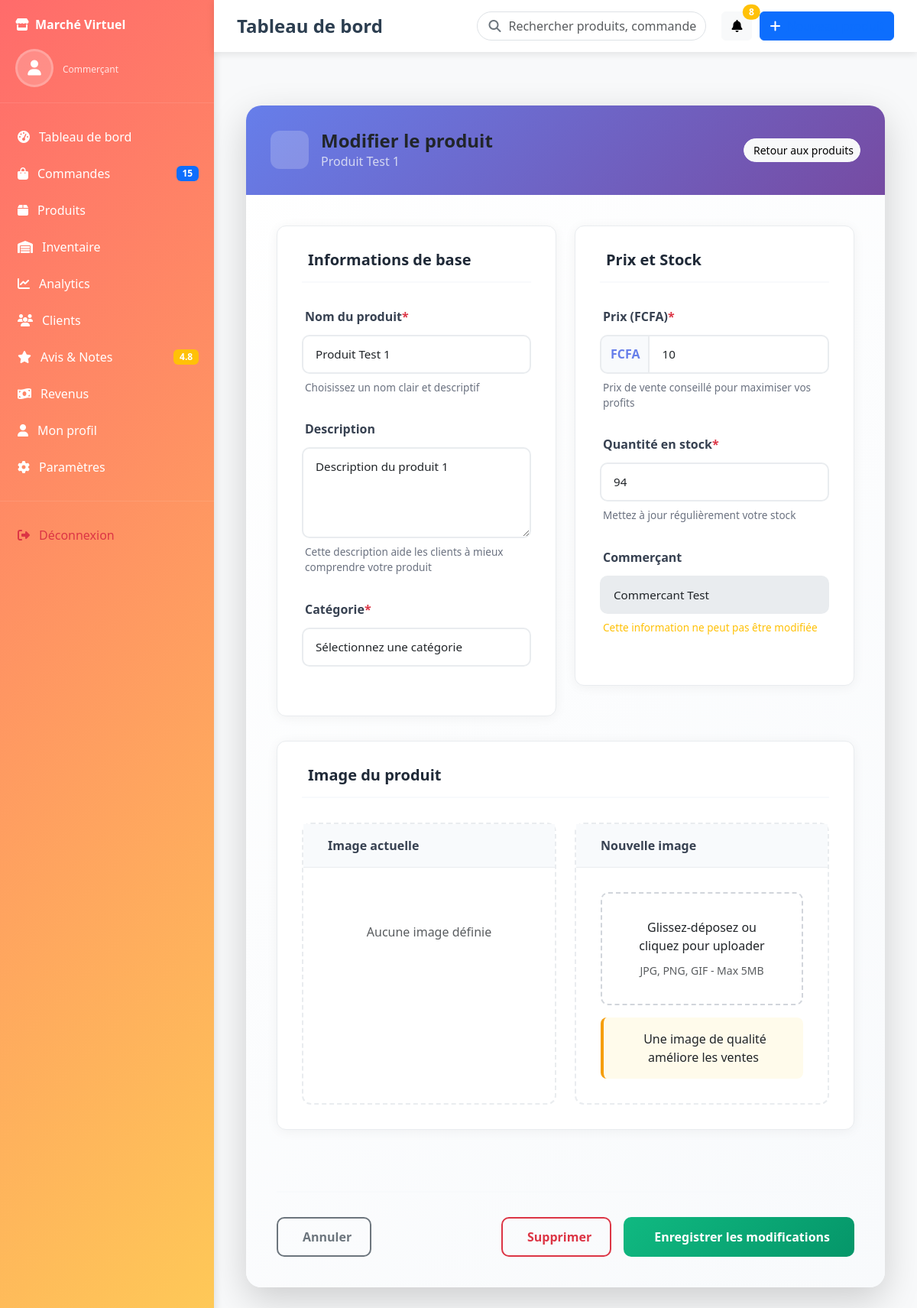
The page /produit/modifierProduit/10/ on the database its author committed.
### GestionProduits/models.py (models this page shows, shortened)
class Produit(models.Model):
    nom = models.CharField(max_length=100)
    description = models.TextField(blank=True, null=True)
    image = models.ImageField(upload_to='', blank=True, null=True)
    prix = models.DecimalField(max_digits=10, decimal_places=0)
    quantite_en_stock = models.PositiveIntegerField(default=0)
    date_ajout = models.DateTimeField(auto_now_add=True)
    Commercant_id = models.ForeignKey('Authentification.Commercant', on_delete=models.CASCADE)
    categorie_id = models.ForeignKey('GestionProduits.Categorie', on_delete=models.CASCADE)
    class Meta:
        verbose_name = 'Produit'
        verbose_name_plural = 'Produits'
        ordering = ['nom']

### Authentification/models.py (models this page shows, shortened)
class Commercant(models.Model):
    utilisateur = models.OneToOneField(Utilisateur, on_delete=models.CASCADE)
    boutique_nom = models.CharField(max_length=100, blank=True, null=True)
    adresse_boutique = models.CharField(max_length=255, blank=True, null=True)
    class Meta:
        verbose_name = 'Commercant'
        verbose_name_plural = 'Commercants'
        ordering = ['utilisateur__nom']

class Utilisateur(models.Model):
    email = models.EmailField(unique=True)
    nom = models.CharField(max_length=150)
    image = models.ImageField(upload_to='utilisateurs/', blank=True, null=True)
    motDePasse = models.CharField(max_length=128)
    is_active = models.BooleanField(default=True)
    is_staff = models.BooleanField(default=False)
    class Meta:
        verbose_name = 'Utilisateur'
        verbose_name_plural = 'Utilisateurs'
        ordering = ['nom']

### GestionProduits/views.py (the view, shortened to what this page needs)
# urls.py: path('modifierProduit/<int:produit_id>/',modifierProduit,name="modifierProduit"),
def modifierProduit(request, produit_id):
    try:
        produit = Produit.objects.get(id=produit_id)
    except Produit.DoesNotExist:
        return render(request, 'modifier_produit.html', {'error': 'Produit non trouvé.'})
    return render(request, 'produit_update.html', {'produit': produit})

### templates/produit_update.html (shortened to what this page needs)
{% extends 'base_commercant.html' %}
{% load static %}
{% block content %}
<div class="container-fluid py-4">
    <div class="row">
        <div class="col-12">
            <div class="card shadow-lg border-0 custom-card">
                <div class="card-header custom-header">
                    <div class="d-flex justify-content-between align-items-center">
                        <div class="d-flex align-items-center">
                            <div class="header-icon">
                            </div>
                            <div>
                                <h4 class="mb-0 fw-bold">Modifier le produit</h4>
                                <p class="mb-0 text-light opacity-75">{{ produit.nom }}</p>
                            </div>
                        </div>
                        <a href="{% url 'page_produits' %}" class="btn btn-light btn-sm rounded-pill">
                             Retour aux produits
                        </a>
                    </div>
                </div>
                <div class="card-body custom-body">
                    <form method="POST" enctype="multipart/form-data" action="{% url 'modifierProduit' produit.id %}" class="needs-validation" novalidate>
                        <div class="row">
                            <div class="col-md-6">
                                <div class="section-wrapper">
                                    <div class="section-header">
                                        <h5>Informations de base</h5>
                                    </div>
                                    <div class="form-group custom-form-group">
                                        <label for="nom" class="form-label">
                                            Nom du produit
                                            <span class="text-danger">*</span>
                                        </label>
                                        <div class="input-group custom-input-group">
                                            <input type="text"
                                                   class="form-control custom-input"
                                                   id="nom"
                                                   name="nom"
                                                   value="{{ produit.nom }}"
                                                   required
                                                   placeholder="Ex: iPhone 13 Pro Max">
                                        </div>
                                        <div class="form-hint">
                                            Choisissez un nom clair et descriptif
                                        </div>
                                    </div>
                                    <div class="form-group custom-form-group">
                                        <label for="description" class="form-label">
                                            Description
                                        </label>
                                        <div class="input-group custom-input-group">
                                            <textarea class="form-control custom-textarea"
                                                      id="description"
                                                      name="description"
                                                      rows="4"
                                                      placeholder="Décrivez les caractéristiques, avantages et spécifications de votre produit...">{{ produit.description }}</textarea>
                                        </div>
                                        <div class="form-hint">
                                            Cette description aide les clients à mieux comprendre votre produit
                                        </div>
                                    </div>
                                    <div class="form-group custom-form-group">
                                        <label for="categorie_id" class="form-label">
                                            Catégorie
                                            <span class="text-danger">*</span>
                                        </label>
                                        <div class="input-group custom-input-group">
                                            <select class="form-select custom-select" id="categorie_id" name="categorie_id" required>
                                                <option value="">Sélectionnez une catégorie</option>
                                            </select>
                                        </div>
                                    </div>
                                </div>
                            </div>
                            <div class="col-md-6">
                                <div class="section-wrapper">
                                    <div class="section-header">
                                        <h5>Prix et Stock</h5>
                                    </div>
                                    <div class="form-group custom-form-group">
                                        <label for="prix" class="form-label">
                                            Prix (FCFA)
                                            <span class="text-danger">*</span>
                                        </label>
                                        <div class="input-group custom-input-group">
                                            <span class="input-group-text custom-input-prepend">
                                                FCFA
                                            </span>
                                            <input type="number"
                                                   class="form-control custom-input"
                                                   id="prix"
                                                   name="prix"
                                                   value="{{ produit.prix }}"
                                                   min="0"
                                                   step="0.01"
                                                   required
                                                   placeholder="0.00">
                                        </div>
                                        <div class="form-hint">
                                            Prix de vente conseillé pour maximiser vos profits
                                        </div>
                                    </div>
                                    <div class="form-group custom-form-group">
                                        <label for="quantite_en_stock" class="form-label">
                                            Quantité en stock
                                            <span class="text-danger">*</span>
                                        </label>
                                        <div class="input-group custom-input-group">
                                            <input type="number"
                                                   class="form-control custom-input"
                                                   id="quantite_en_stock"
                                                   name="quantite_en_stock"
                                                   value="{{ produit.quantite_en_stock }}"
                                                   min="0"
                                                   required
                                                   placeholder="0">
                                        </div>
                                        <div class="form-hint">
                                            Mettez à jour régulièrement votre stock
                                        </div>
                                    </div>
                                    <div class="form-group custom-form-group">
                                        <label for="Commercant_id" class="form-label">
                                            Commerçant
                                        </label>
                                        <div class="input-group custom-input-group">
                                            <select class="form-select custom-select" id="Commercant_id" name="Commercant_id" disabled>
                                                <option value="{{ produit.Commercant_id_id }}">
                                                    {{ produit.Commercant_id.utilisateur.nom }}
                                                </option>
                                            </select>
                                        </div>
                                        <div class="form-hint text-warning">
                                            Cette information ne peut pas être modifiée
                                        </div>
                                    </div>
                                </div>
                            </div>
                        </div>
                        <div class="row">
                            <div class="col-12">
                                <div class="section-wrapper">
                                    <div class="section-header">
                                        <h5>Image du produit</h5>
                                    </div>
                                    <div class="row">
                                        <div class="col-md-6">
                                            <div class="image-card current-image">
                                                <div class="image-card-header">
                                                    Image actuelle
                                                </div>
                                                <div class="image-card-body">
                                                    {% if produit.image %}
                                                        <div class="image-preview">
                                                            <img src="{{ produit.image.url }}"
                                                                 class="img-fluid"
                                                                 alt="{{ produit.nom }}">
                                                            <div class="image-overlay">
                                                                <span class="badge bg-success">Actuelle</span>
                                                            </div>
                                                        </div>
                                                    {% else %}
                                                        <div class="no-image">
                                                            <p class="text-muted mt-2">Aucune image définie</p>
                                                        </div>
                                                    {% endif %}
                                                </div>
                                            </div>
                                        </div>
                                        <div class="col-md-6">
                                            <div class="image-card new-image">
                                                <div class="image-card-header">
                                                    Nouvelle image
                                                </div>
                                                <div class="image-card-body">
                                                    <div class="upload-area" id="uploadArea">
                                                        <p class="mb-2">Glissez-déposez ou cliquez pour uploader</p>
                                                        <small class="text-muted">JPG, PNG, GIF - Max 5MB</small>
                                                    </div>
                                                    <div class="upload-info">
                                                        Une image de qualité améliore les ventes
                                                    </div>
                                                </div>
                                            </div>
                                        </div>
                                    </div>
                                </div>
                            </div>
                        </div>
                        <div class="action-buttons">
                            <div class="d-flex justify-content-between align-items-center">
                                <a href="{% url 'page_produits' %}" class="btn btn-outline-secondary btn-custom">
                                     Annuler
                                </a>
                                <div class="d-flex gap-3">
                                    <a href="{% url 'supprimer_produit' produit.id %}"
                                       class="btn btn-outline-danger btn-custom"
                                       onclick="return confirm('Êtes-vous sûr de vouloir supprimer définitivement ce produit ? Cette action est irréversible.')">
                                         Supprimer
                                    </a>
                                    <button type="submit" class="btn btn-success btn-custom btn-save">
                                         Enregistrer les modifications
                                    </button>
                                </div>
                            </div>
                        </div>
                    </form>
                </div>
            </div>
        </div>
    </div>
</div>
{% endblock %}

### rows shown on the page
Produit: nom "Produit Test 1", description "Description du produit 1", prix "10", quantite_en_stock "94", Commercant_id "Commercant Test"
